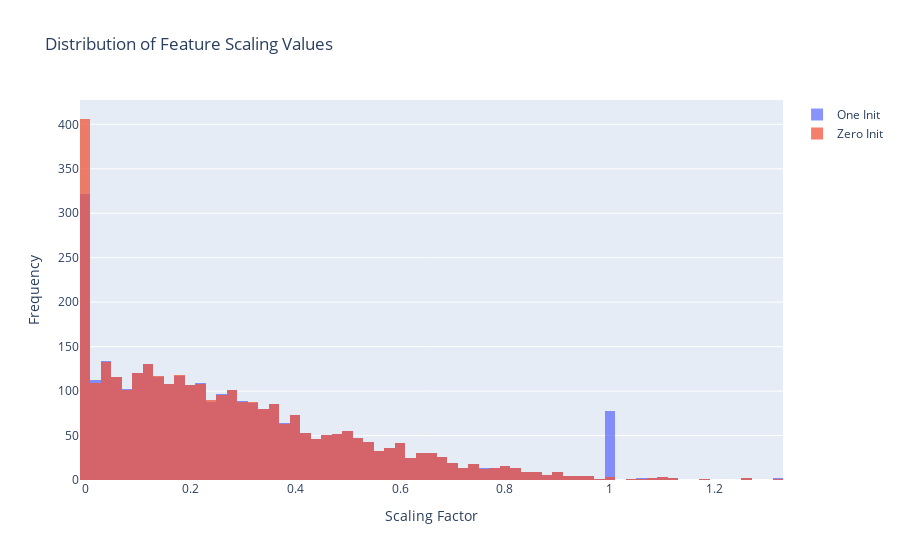

Notebook code for this chart:
### Code cell
import plotly.express as px
import plotly.graph_objects as go
import numpy as np

scaled_values_one = act_func(one_init["scaler"]).numpy()
scaled_values_zero = act_func(zero_init["scaler"]).numpy()

# Create the figure
fig = go.Figure()

# Add histogram traces
fig.add_trace(go.Histogram(
    x=scaled_values_one,
    name='One Init',
    opacity=0.75,
    nbinsx=100
))

fig.add_trace(go.Histogram(
    x=scaled_values_zero,
    name='Zero Init',
    opacity=0.75,
    nbinsx=100
))

# Update layout
fig.update_layout(
    title='Distribution of Feature Scaling Values',
    xaxis_title='Scaling Factor',
    yaxis_title='Frequency',
    barmode='overlay',
    showlegend=True
)

fig.show()

### Figure 1 — Plotly figure (JSON) as saved in the notebook; plotly's stock layout.template omitted (floating-point values rounded to 4 significant figures; data arrays with more than 128 entries replaced by an {"elided": "..."} marker saying what was removed)
{"data": [{"name": "One Init", "nbinsx": 100, "opacity": 0.75, "type": "histogram", "x": {"elided": "3176 float values"}}, {"name": "Zero Init", "nbinsx": 100, "opacity": 0.75, "type": "histogram", "x": {"elided": "3176 float values"}}], "layout": {"barmode": "overlay", "showlegend": true, "title": {"text": "Distribution of Feature Scaling Values"}, "xaxis": {"title": {"text": "Scaling Factor"}}, "yaxis": {"title": {"text": "Frequency"}}}}
